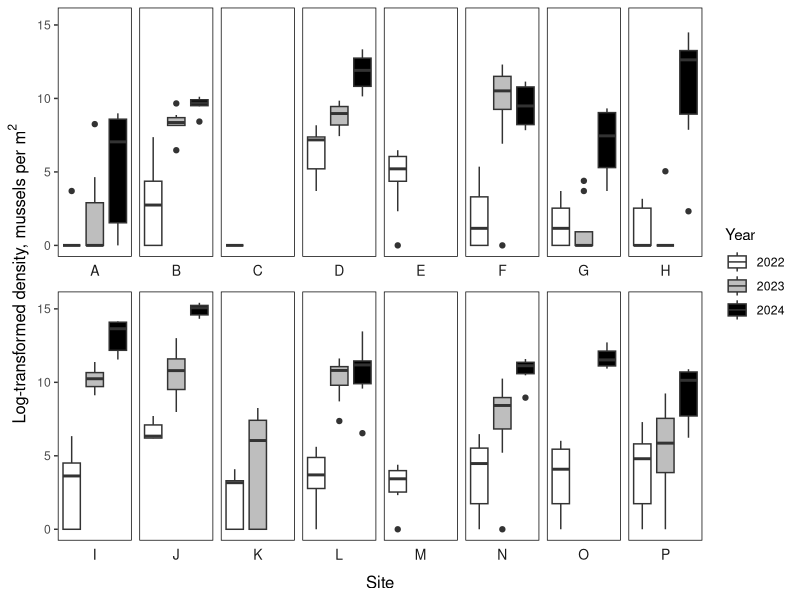

Write R code to recreate this figure.

library(tidyverse)
library(readxl)

#`%ni%` <- Negate(`%in%`)

# get site locations and zebra mussel data
#order_custom <- c("A","B","C","D","H","I","J","M","N","L","K","O","P","E","F","G")

#locations <- read_xlsx("source_data/monitorage_2022.xlsx", sheet="sites") %>% 
#  dplyr::select(1) %>%
#  mutate(site_new=order_custom) %>%
#  arrange(site_new)


sites <- read_xlsx("data/source_data/temi_sitelist.xlsx", sheet="benthic") %>%
  dplyr::select(1,2) %>%
  rename(site=site_orig)

data22 <- read_xlsx("data/source_data/temi_mussel_data.xlsx", sheet="data_2022") %>%
  group_by(site,quadrat) %>%
  summarise(total=sum(nombre),
            density=total/0.25) %>%
  mutate(year=2022) %>%
  dplyr::select(year,site,quadrat,density)
  
data23 <- read_xlsx("data/source_data/temi_mussel_data.xlsx", sheet="counts_2023") %>%
  rename(site=site,
         quadrat=quadrat) %>%
  rowwise() %>%
  mutate(adults=as.numeric(nb_gros) / 0.25,
         juvs=as.numeric(nb_5mm) / 0.25, 
         density=juvs + adults,
         year=2023) %>%
  dplyr::select(year,site,quadrat,density)

quadlist24 <- read_xlsx("data/source_data/temi_mussel_data.xlsx", sheet="data_2024") %>%
  dplyr::select(site,quadrat,taille_quadrat) %>%
  distinct()
  
data24 <-  read_xlsx("data/source_data/temi_mussel_data.xlsx", sheet="data_2024") %>%
  group_by(site,quadrat) %>%
  summarise(total=sum(nombre)) %>%
  ungroup() %>%
  left_join(quadlist24) %>%
  mutate(density= total / taille_quadrat,
         year=2024) %>%
  dplyr::select(year,site,quadrat,density)

data_all <- bind_rows(data22,
                      data23,
                      data24) %>%
  left_join(sites) %>%
  mutate(year=as.factor(year),
         lg2dens = log2(density + 1))
  
abundance_plot <- 
  ggplot(data=data_all,aes(x=year,y=lg2dens)) + 
  geom_boxplot(aes(fill=year)) +
  scale_fill_manual("Year", values=c("white","grey","black")) +
  facet_wrap(~site_id, nrow=2, strip.position = "bottom") +
  xlab("Site") + 
  ylab(bquote("Log-transformed density, mussels per m"^2)) +
  theme(panel.background = element_blank(),
        panel.border = element_rect(fill=NA),
        axis.title = element_text(size=12),
        axis.text.x = element_blank(),
        axis.ticks.x = element_blank(),
        strip.background = element_blank(),
        strip.text=element_text(size=10))

ggsave(
  filename = "figures/S1_temi_zm_temporal.png",
  plot = abundance_plot,
  device = "png",
  path = NULL,
  scale = 1,
  width = 19,
  height = 15,
  units = "cm",
  dpi = 400,
  limitsize = TRUE,
  bg = "white")  
